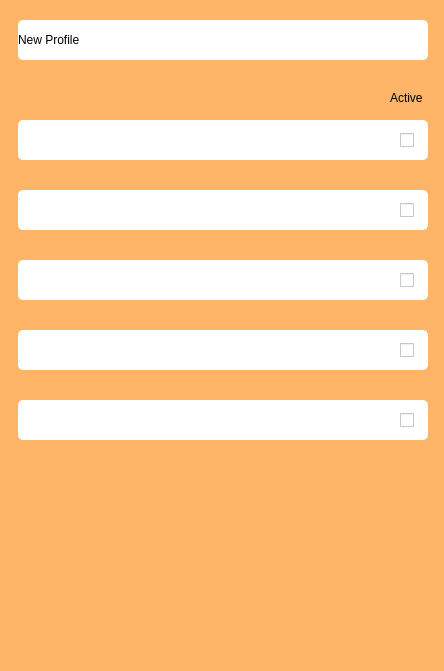
<?xml version="1.0" encoding="UTF-8"?>
<ui version="4.0">
 <class>ProfilesWidget</class>
 <widget class="QWidget" name="ProfilesWidget">
  <property name="geometry">
   <rect>
    <x>0</x>
    <y>0</y>
    <width>444</width>
    <height>671</height>
   </rect>
  </property>
  <property name="windowTitle">
   <string>Form</string>
  </property>
  <widget class="QStackedWidget" name="stackedWidget">
   <property name="enabled">
    <bool>true</bool>
   </property>
   <property name="geometry">
    <rect>
     <x>0</x>
     <y>0</y>
     <width>444</width>
     <height>671</height>
    </rect>
   </property>
   <property name="styleSheet">
    <string notr="true">background-color: rgb(255, 181, 104);</string>
   </property>
   <property name="currentIndex">
    <number>0</number>
   </property>
   <widget class="QWidget" name="profiles">
    <widget class="QPushButton" name="newProfileButton">
     <property name="geometry">
      <rect>
       <x>18</x>
       <y>20</y>
       <width>410</width>
       <height>40</height>
      </rect>
     </property>
     <property name="sizePolicy">
      <sizepolicy hsizetype="Fixed" vsizetype="Fixed">
       <horstretch>0</horstretch>
       <verstretch>0</verstretch>
      </sizepolicy>
     </property>
     <property name="cursor">
      <cursorShape>PointingHandCursor</cursorShape>
     </property>
     <property name="autoFillBackground">
      <bool>false</bool>
     </property>
     <property name="styleSheet">
      <string notr="true">text-align: left;
background-color: white;
color: black;
border-radius: 5px;</string>
     </property>
     <property name="text">
      <string>New Profile</string>
     </property>
     <property name="icon">
      <iconset resource="../resources.qrc">
       <normaloff>:/images/add.png</normaloff>:/images/add.png</iconset>
     </property>
     <property name="iconSize">
      <size>
       <width>32</width>
       <height>32</height>
      </size>
     </property>
    </widget>
    <widget class="QPushButton" name="profile1Button">
     <property name="enabled">
      <bool>true</bool>
     </property>
     <property name="geometry">
      <rect>
       <x>18</x>
       <y>120</y>
       <width>410</width>
       <height>40</height>
      </rect>
     </property>
     <property name="sizePolicy">
      <sizepolicy hsizetype="Fixed" vsizetype="Fixed">
       <horstretch>0</horstretch>
       <verstretch>0</verstretch>
      </sizepolicy>
     </property>
     <property name="cursor">
      <cursorShape>PointingHandCursor</cursorShape>
     </property>
     <property name="autoFillBackground">
      <bool>false</bool>
     </property>
     <property name="styleSheet">
      <string notr="true">text-align: left;
background-color: white;
color: black;
border-radius: 5px;
padding-left: 5px;</string>
     </property>
     <property name="text">
      <string/>
     </property>
     <property name="icon">
      <iconset resource="../resources.qrc">
       <normaloff>:/images/edit.png</normaloff>:/images/edit.png</iconset>
     </property>
     <property name="iconSize">
      <size>
       <width>32</width>
       <height>32</height>
      </size>
     </property>
    </widget>
    <widget class="QPushButton" name="profile2Button">
     <property name="geometry">
      <rect>
       <x>18</x>
       <y>190</y>
       <width>410</width>
       <height>40</height>
      </rect>
     </property>
     <property name="sizePolicy">
      <sizepolicy hsizetype="Fixed" vsizetype="Fixed">
       <horstretch>0</horstretch>
       <verstretch>0</verstretch>
      </sizepolicy>
     </property>
     <property name="cursor">
      <cursorShape>PointingHandCursor</cursorShape>
     </property>
     <property name="autoFillBackground">
      <bool>false</bool>
     </property>
     <property name="styleSheet">
      <string notr="true">text-align: left;
background-color: white;
color: black;
border-radius: 5px;
padding-left: 5px;</string>
     </property>
     <property name="text">
      <string/>
     </property>
     <property name="icon">
      <iconset resource="../resources.qrc">
       <normaloff>:/images/edit.png</normaloff>:/images/edit.png</iconset>
     </property>
     <property name="iconSize">
      <size>
       <width>32</width>
       <height>32</height>
      </size>
     </property>
    </widget>
    <widget class="QPushButton" name="profile3Button">
     <property name="geometry">
      <rect>
       <x>18</x>
       <y>260</y>
       <width>410</width>
       <height>40</height>
      </rect>
     </property>
     <property name="sizePolicy">
      <sizepolicy hsizetype="Fixed" vsizetype="Fixed">
       <horstretch>0</horstretch>
       <verstretch>0</verstretch>
      </sizepolicy>
     </property>
     <property name="cursor">
      <cursorShape>PointingHandCursor</cursorShape>
     </property>
     <property name="autoFillBackground">
      <bool>false</bool>
     </property>
     <property name="styleSheet">
      <string notr="true">text-align: left;
background-color: white;
color: black;
border-radius: 5px;
padding-left: 5px;</string>
     </property>
     <property name="text">
      <string/>
     </property>
     <property name="icon">
      <iconset resource="../resources.qrc">
       <normaloff>:/images/edit.png</normaloff>:/images/edit.png</iconset>
     </property>
     <property name="iconSize">
      <size>
       <width>32</width>
       <height>32</height>
      </size>
     </property>
    </widget>
    <widget class="QPushButton" name="profile4Button">
     <property name="geometry">
      <rect>
       <x>18</x>
       <y>330</y>
       <width>410</width>
       <height>40</height>
      </rect>
     </property>
     <property name="sizePolicy">
      <sizepolicy hsizetype="Fixed" vsizetype="Fixed">
       <horstretch>0</horstretch>
       <verstretch>0</verstretch>
      </sizepolicy>
     </property>
     <property name="cursor">
      <cursorShape>PointingHandCursor</cursorShape>
     </property>
     <property name="autoFillBackground">
      <bool>false</bool>
     </property>
     <property name="styleSheet">
      <string notr="true">text-align: left;
background-color: white;
color: black;
border-radius: 5px;
padding-left: 5px;</string>
     </property>
     <property name="text">
      <string/>
     </property>
     <property name="icon">
      <iconset resource="../resources.qrc">
       <normaloff>:/images/edit.png</normaloff>:/images/edit.png</iconset>
     </property>
     <property name="iconSize">
      <size>
       <width>32</width>
       <height>32</height>
      </size>
     </property>
    </widget>
    <widget class="QPushButton" name="profile5Button">
     <property name="geometry">
      <rect>
       <x>18</x>
       <y>400</y>
       <width>410</width>
       <height>40</height>
      </rect>
     </property>
     <property name="sizePolicy">
      <sizepolicy hsizetype="Fixed" vsizetype="Fixed">
       <horstretch>0</horstretch>
       <verstretch>0</verstretch>
      </sizepolicy>
     </property>
     <property name="cursor">
      <cursorShape>PointingHandCursor</cursorShape>
     </property>
     <property name="autoFillBackground">
      <bool>false</bool>
     </property>
     <property name="styleSheet">
      <string notr="true">text-align: left;
background-color: white;
color: black;
border-radius: 5px;
padding-left: 5px;</string>
     </property>
     <property name="text">
      <string/>
     </property>
     <property name="icon">
      <iconset resource="../resources.qrc">
       <normaloff>:/images/edit.png</normaloff>:/images/edit.png</iconset>
     </property>
     <property name="iconSize">
      <size>
       <width>32</width>
       <height>32</height>
      </size>
     </property>
    </widget>
    <widget class="QCheckBox" name="checkBox0">
     <property name="geometry">
      <rect>
       <x>400</x>
       <y>130</y>
       <width>16</width>
       <height>20</height>
      </rect>
     </property>
     <property name="styleSheet">
      <string notr="true">background-color: white;
color: black;</string>
     </property>
     <property name="text">
      <string/>
     </property>
     <property name="iconSize">
      <size>
       <width>30</width>
       <height>30</height>
      </size>
     </property>
    </widget>
    <widget class="QCheckBox" name="checkBox1">
     <property name="geometry">
      <rect>
       <x>400</x>
       <y>200</y>
       <width>16</width>
       <height>20</height>
      </rect>
     </property>
     <property name="styleSheet">
      <string notr="true">background-color: white;
color: black;</string>
     </property>
     <property name="text">
      <string/>
     </property>
     <property name="iconSize">
      <size>
       <width>30</width>
       <height>30</height>
      </size>
     </property>
    </widget>
    <widget class="QCheckBox" name="checkBox2">
     <property name="geometry">
      <rect>
       <x>400</x>
       <y>270</y>
       <width>16</width>
       <height>20</height>
      </rect>
     </property>
     <property name="styleSheet">
      <string notr="true">background-color: white;
color: black;</string>
     </property>
     <property name="text">
      <string/>
     </property>
     <property name="iconSize">
      <size>
       <width>30</width>
       <height>30</height>
      </size>
     </property>
    </widget>
    <widget class="QCheckBox" name="checkBox3">
     <property name="geometry">
      <rect>
       <x>400</x>
       <y>340</y>
       <width>16</width>
       <height>20</height>
      </rect>
     </property>
     <property name="styleSheet">
      <string notr="true">background-color: white;
color: black;</string>
     </property>
     <property name="text">
      <string/>
     </property>
     <property name="iconSize">
      <size>
       <width>30</width>
       <height>30</height>
      </size>
     </property>
    </widget>
    <widget class="QCheckBox" name="checkBox4">
     <property name="geometry">
      <rect>
       <x>400</x>
       <y>410</y>
       <width>16</width>
       <height>20</height>
      </rect>
     </property>
     <property name="styleSheet">
      <string notr="true">background-color: white;
color: black;</string>
     </property>
     <property name="text">
      <string/>
     </property>
     <property name="iconSize">
      <size>
       <width>30</width>
       <height>30</height>
      </size>
     </property>
    </widget>
    <widget class="QLabel" name="label">
     <property name="geometry">
      <rect>
       <x>390</x>
       <y>90</y>
       <width>49</width>
       <height>16</height>
      </rect>
     </property>
     <property name="text">
      <string>Active</string>
     </property>
    </widget>
    <zorder>newProfileButton</zorder>
    <zorder>profile1Button</zorder>
    <zorder>profile2Button</zorder>
    <zorder>profile3Button</zorder>
    <zorder>profile4Button</zorder>
    <zorder>profile5Button</zorder>
    <zorder>checkBox1</zorder>
    <zorder>checkBox2</zorder>
    <zorder>checkBox3</zorder>
    <zorder>checkBox4</zorder>
    <zorder>label</zorder>
    <zorder>checkBox0</zorder>
   </widget>
   <widget class="QWidget" name="profile">
    <widget class="QFrame" name="frame">
     <property name="geometry">
      <rect>
       <x>19</x>
       <y>40</y>
       <width>410</width>
       <height>620</height>
      </rect>
     </property>
     <property name="styleSheet">
      <string notr="true">background-color: white;
border-radius: 20px;</string>
     </property>
     <property name="frameShape">
      <enum>QFrame::NoFrame</enum>
     </property>
     <widget class="QPushButton" name="deleteButton">
      <property name="geometry">
       <rect>
        <x>152</x>
        <y>490</y>
        <width>110</width>
        <height>40</height>
       </rect>
      </property>
      <property name="cursor">
       <cursorShape>PointingHandCursor</cursorShape>
      </property>
      <property name="styleSheet">
       <string notr="true">color: orange;</string>
      </property>
      <property name="text">
       <string>Delete Profile</string>
      </property>
     </widget>
     <widget class="QPushButton" name="saveButton">
      <property name="geometry">
       <rect>
        <x>16</x>
        <y>550</y>
        <width>380</width>
        <height>40</height>
       </rect>
      </property>
      <property name="cursor">
       <cursorShape>PointingHandCursor</cursorShape>
      </property>
      <property name="styleSheet">
       <string notr="true">background-color: orange;
color: white;
border-radius: 15px;</string>
      </property>
      <property name="text">
       <string>Save</string>
      </property>
     </widget>
     <widget class="QLabel" name="nameLabel">
      <property name="geometry">
       <rect>
        <x>30</x>
        <y>80</y>
        <width>80</width>
        <height>30</height>
       </rect>
      </property>
      <property name="styleSheet">
       <string notr="true">color: black;</string>
      </property>
      <property name="text">
       <string>Name</string>
      </property>
     </widget>
     <widget class="QLineEdit" name="nameText">
      <property name="geometry">
       <rect>
        <x>110</x>
        <y>87</y>
        <width>200</width>
        <height>15</height>
       </rect>
      </property>
      <property name="styleSheet">
       <string notr="true">border-bottom: 1px solid orange;
color: black;</string>
      </property>
      <property name="text">
       <string/>
      </property>
     </widget>
     <widget class="QPushButton" name="addButton">
      <property name="geometry">
       <rect>
        <x>16</x>
        <y>550</y>
        <width>380</width>
        <height>40</height>
       </rect>
      </property>
      <property name="cursor">
       <cursorShape>PointingHandCursor</cursorShape>
      </property>
      <property name="styleSheet">
       <string notr="true">background-color: orange;
color: white;
border-radius: 15px;</string>
      </property>
      <property name="text">
       <string>Add Profile</string>
      </property>
     </widget>
     <widget class="QLabel" name="profileLabel">
      <property name="geometry">
       <rect>
        <x>30</x>
        <y>240</y>
        <width>150</width>
        <height>30</height>
       </rect>
      </property>
      <property name="styleSheet">
       <string notr="true">color: black;</string>
      </property>
      <property name="text">
       <string/>
      </property>
     </widget>
     <widget class="QPushButton" name="cancelButton">
      <property name="geometry">
       <rect>
        <x>150</x>
        <y>490</y>
        <width>110</width>
        <height>40</height>
       </rect>
      </property>
      <property name="cursor">
       <cursorShape>PointingHandCursor</cursorShape>
      </property>
      <property name="styleSheet">
       <string notr="true">color: orange;</string>
      </property>
      <property name="text">
       <string>Cancel</string>
      </property>
     </widget>
    </widget>
    <widget class="QPushButton" name="backButton">
     <property name="geometry">
      <rect>
       <x>30</x>
       <y>5</y>
       <width>30</width>
       <height>30</height>
      </rect>
     </property>
     <property name="cursor">
      <cursorShape>PointingHandCursor</cursorShape>
     </property>
     <property name="styleSheet">
      <string notr="true">border: none;</string>
     </property>
     <property name="text">
      <string/>
     </property>
     <property name="icon">
      <iconset resource="../resources.qrc">
       <normaloff>:/images/back.png</normaloff>:/images/back.png</iconset>
     </property>
     <property name="iconSize">
      <size>
       <width>30</width>
       <height>30</height>
      </size>
     </property>
    </widget>
   </widget>
  </widget>
 </widget>
 <resources>
  <include location="../resources.qrc"/>
 </resources>
 <connections/>
</ui>
